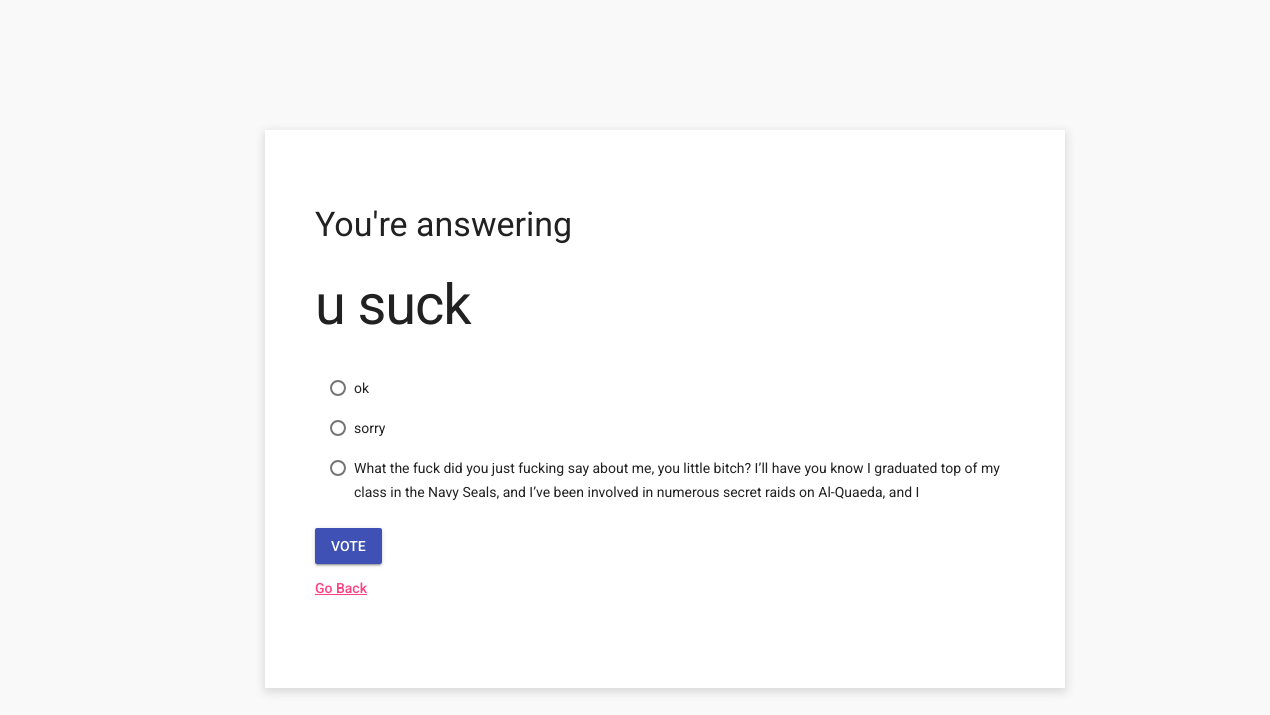
The app's page /polls/11/ (signed in) with its own data.
### polls/models.py (models this page shows, shortened)
class Question(models.Model):
    question_text = models.CharField(max_length=200)
    pub_date = models.DateTimeField('date published')

class Choice(models.Model):
    question = models.ForeignKey(Question, on_delete=models.CASCADE)
    choice_text = models.CharField(max_length=200)
    votes = models.IntegerField(default=0)

### polls/views.py (the view)
# urls.py: path('<int:pk>/', views.DetailView.as_view(), name='detail'),
class DetailView(LoginRequiredMixin, generic.DetailView):
    login_url = "../../accounts/login"
    model = Question
    template_name = 'polls/detail.html'

### polls/templates/polls/detail.html (shortened to what this page needs)
<head>
  {% load static %}
  <link rel="stylesheet" type="text/css" href="{% static 'polls/mdl1.3.0/material.min.css' %}" />
  <link rel="stylesheet" type="text/css" href="{% static 'polls/style.css' %}"/>
  <link rel="stylesheet" type="text/css" href="{% static 'sesshandlr/styles.css' %}"/>
</head>
<body class="sess-body">
  <div class="site-container">
    <h3>You're answering</h3>
    <h1>{{ question.question_text }}</h1>
    <form action="{% url 'polls:vote' question.id %}" method="post">
    {% for choice in question.choice_set.all %}
      <label class="mdl-radio mdl-js-radio mdl-js-ripple-effect" for='choice{{ forloop.counter }}' style="margin: 8px 15px">
        <span class="mdl-radio__label"><p>{{ choice.choice_text }}</p></span>
      </label>
      <br/>
    {% endfor %}
    <br/>
    <input style="margin-top: 20px;" class="mdl-button mdj-js-button mdl-button--raised mdl-button--primary" type='submit' value='Vote' />
    <br/>
    </form>
    <a href="{% url 'polls:index' %}"  style="text-align: center">Go Back
    </a>
  </div>
</body>

### polls/static/polls/style.css (style rules this page uses)
h1, h2, h3 { color: navyblue; font-family: 'Roboto', 'Helvetica', 'Arial', sans-serif; }
p, a, h4, h5, h6 { font-family: 'Roboto', 'Helvetica', 'Arial', sans-serif; }

### sesshandl/static/sesshandlr/styles.css (style rules this page uses)
.sess-body { background-color: #f9f9f9; }
.site-container { margin: auto; margin-top: 100px; max-width: 700px; padding: 50px; padding-bottom: 90px; box-shadow: 0px 3px 8px 2px #dddddd; background-color: #ffffff; }

### records on screen
Question: question_text "u suck"
Choice: choice_text "ok"
Choice: choice_text "sorry"
Choice: choice_text "What the fuck did you just fucking say about me, you little bitch? I’ll have you know I graduated top of my class in the Navy Seals, and I’ve been involved in numerous secret raids on Al-Quaeda, and I"
